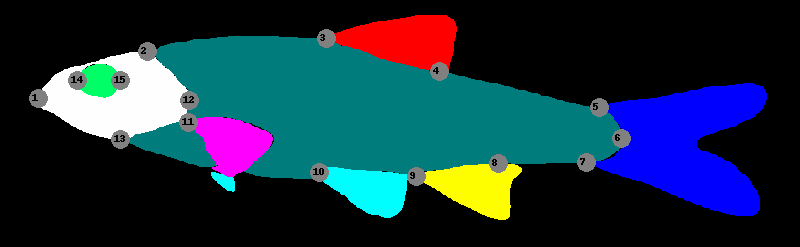
#> input picture Test_Data/INHS_FISH_18609_image_lm.png, 800 x 247 px
$ python -i Traits_class.py   (imports and definitions only)
#> lines starting #> are read from the running program, lines starting #| are printed output that depends on the picture; after the words box and inside, x2 and y2 are one past the last pixel; in counts of white or black regions, pixels touching at a corner belong together
#!/usr/bin/env python3
# -*- coding: utf-8 -*-
"""
Created on Wed May 18 16:02:54 2022

@author: thibault
Class definition for morpholopgy analysis
"""
import os, sys, math, json
import numpy as np
from PIL import Image, ImageDraw, ImageFont
from skimage.measure import label, regionprops
from skimage.morphology import reconstruction

class segmented_image:

    def __init__(self, file_name):
        self.file = file_name
        self.image_name = os.path.split(file_name)[1]     # creates a new empty list for each dog
        self.trait_color_dict={'background': [0, 0, 0],'dorsal_fin': [254, 0, 0],'adipos_fin': [0, 254, 0],
                               'caudal_fin': [0, 0, 254],'anal_fin': [254, 254, 0],'pelvic_fin': [0, 254, 254],
                               'pectoral_fin': [254, 0, 254],'head': [254, 254, 254],'eye': [0, 254, 102],
                               'caudal_fin_ray': [254, 102, 102],'alt_fin_ray': [254, 102, 204],
                               'trunk': [0, 124, 124]}
        self.img_arr = self.import_image(file_name)
        self.get_channels_mask()
        self.presence_matrix = self.get_presence_matrix()
        self.landmark = self.all_landmark()
        self.measurement = self.all_measure()

    def import_image(self,file_name):
        '''
        import the image from "image_path" and convert to np.array astype uint8 (0-255)
        '''
        img = Image.open(file_name)
#> img is the input picture: PIL image 800x247 RGB; mean R, G, B 26, 48, 64
        img_arr = np.array(img, dtype=np.uint8)

        return img_arr


    def get_channels_mask(self):
        ''' Convert the png image (numpy.ndarray, np.uint8)  (320, 800, 3)
        to a mask_channel (320, 800, 12) Binary map

        input
        output
        img shape -> (320, 800, 3) if normal=True
        else: mask shape -> (11, 320, 800)
            we want to output a PIL image with rgb color value
            '''
        trait_color_dict = self. trait_color_dict
        img = self.img_arr
        mask = {}
        for i, (trait, color) in enumerate(trait_color_dict.items()):
            if trait != "background":

                trait_mask = (img[:, :, 0] == color[0]) &\
                            (img[:, :, 1] == color[1]) &\
                            (img[:, :, 2] == color[2])
                mask[trait]=trait_mask.astype("uint8")
#> this loop made 12 passes
#> pass 2, in get_channels_mask, `trait_mask = (img[:, :, 0] == color[0]) &\ (img[:, :, 1] == color[1]) ..`:
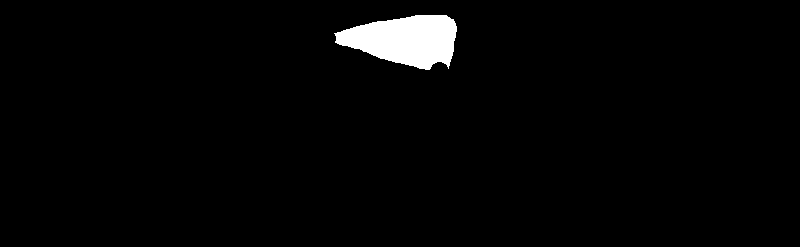
#> trait_mask: shape (247, 800) bool; 2.3% white; 1 white region, box (x1, y1, x2, y2) and area: (334, 15, 457, 70) 4571
#> after the loop, mask = 11 items

        self.mask = mask
#> self.mask = 11 items

    def align_fish(self):
        '''
        development
        To align the fish horizontally
        in order to get landmark 5 and 6
        '''

        img_arr = self.img_arr
        traits_to_combine = list(self.trait_color_dict.keys())[1:]
        combine_mask  = self.combine_trait_mask(traits_to_combine)
        region = self.clean_trait_region(combine_mask)
        angle_rad = region.orientation
        angle_deg = (90-angle_rad*180/math.pi)
        image_align = Image.fromarray(img_arr).rotate(angle_deg)

        return image_align

    # [10 lines left out: function visualize_trait, not called in this run]

    def remove_holes(self, image):

        seed = np.copy(image)
        seed[1:-1, 1:-1] = image.max()
        mask = image
        filled = reconstruction(seed, mask, method='erosion')
        return filled


    def clean_trait_region(self, trait_mask, percent_cut = 0.5):
        '''
        Clean the mask_trait (remove holes)
        Find the biggest region
        return region_trait
        '''

        # remove hole/fill empty area
        trait_filled = self.remove_holes(trait_mask)

        # total area of the trait
        total_area = np.count_nonzero(trait_filled == 1)
        trait_label = label(trait_filled)
        trait_region = regionprops(trait_label)

        if total_area>0:

            # Get the biggest instance(blob) of the trait
            biggest_region = sorted(trait_region, key=lambda r: r.area, reverse=True)[0]
            percent = biggest_region.area/total_area
            if percent >=percent_cut:
                trait_region = biggest_region
            else:
                trait_region =[]
        return trait_region

    def get_presence_matrix(self):
        '''
        Create a matrix with presence, number of blob, percent of the biggest
        instance for each trait
        '''
        mask = self.mask
#> mask = 11 items
        presence_matrix = {}

        for i, (trait_name, trait_mask) in enumerate(mask.items()):

            temp_dict = {}
            total_area = np.count_nonzero(trait_mask == 1)
            label_trait = label(trait_mask)
            trait_regions = regionprops(label_trait)

            temp_dict["number"] = len(trait_regions)

            if len(trait_regions) > 0:
                biggest_region = sorted(trait_regions, key=lambda r: r.area, reverse=True)[0]
                temp_dict["percentage"] = biggest_region.area/total_area
            else:
                    temp_dict["percentage"] = 0

            presence_matrix[trait_name] = temp_dict
#> this loop made 11 passes
#> (trait_name, total_area) on passes 1, 3, 4, 5, 6, 7, 8, 11: ('dorsal_fin', 4571), ('caudal_fin', 13259), ('anal_fin', 3355), ('pelvic_fin', 3124), ('pectoral_fin', 3013), ('head', 7388), ('eye', 894), ('trunk', 42503)
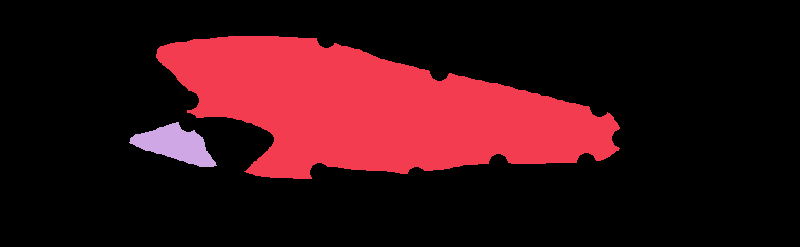
#> label_trait: shape (247, 800) int64; 3 distinct labels, from 0 to 2; one colour per label, 0 black
#> after the loop, presence_matrix = 11 items

        return presence_matrix


    # [19 lines left out: function get_one_property_all_trait, not called in this run]

    def get_distance(self, a,b):
        '''
        measure distance between two points if they are not empty
        a and b : tuple (x,y)

        '''
        distance=0
        # a and b are not None calculate the distance
        if a and b:
            distance = ((a[0] - b[0])**2 + (a[1] - b[1])**2)**0.5
        return distance


    # [13 lines left out: function get_distance_table, not called in this run]

    def combine_trait_mask(self, list_trait=['head','trunk']):

        mask = self.mask
        combo = np.zeros_like(mask,dtype="uint8")

        for trait in list_trait:

            combo = combo + mask[trait]

        #combo_cleaned = self.remove_holes(combo)

        return combo

    # [45 lines left out: functions get_body_len, visualize_major_minor, not called in this run]


    def landmark_generic(self, trait_name):
        '''
        Identify landmark of a trait (trait_name)
        front, back, top, bottom of the trait and center
        this function works only if the fish is oriented head facing left
        '''
#> called with trait_name = 'eye'

        mask = self.mask[trait_name]
#> mask: shape (247, 800); values 0 (black) and 1 (white), 0.45% white; 1 white region, box (x1, y1, x2, y2) and area: (80, 64, 117, 98) 894
        # remove the hole and take the biggest blob
        clean_mask = self.clean_trait_region(mask)
#> in remove_holes, `seed[1:-1, 1:-1] = image.max()`:
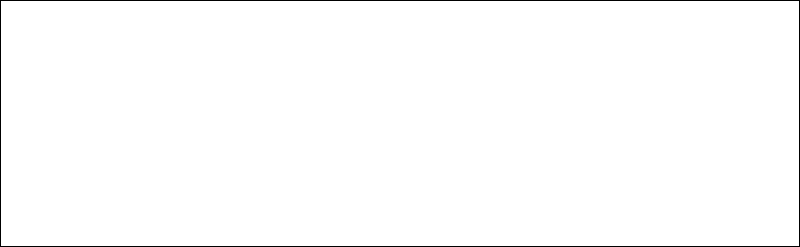
#> seed: shape (247, 800); values 0 (black) and 1 (white), 98.9% white; black in thin lines or dots
#> in clean_trait_region, `total_area = np.count_nonzero(trait_filled == 1)`: total_area = 894
#> in clean_trait_region, `trait_label = label(trait_filled)`: trait_label: shape (247, 800) int64; values 0 (black) and 1 (white), 0.45% white; 1 white region
#> in clean_trait_region, `trait_region = regionprops(trait_label)`: trait_region = 1 regions; box (x1, y1, x2, y2) and area: (80, 64, 117, 98) 894
#> in clean_trait_region, `percent = biggest_region.area/total_area`: percent = 1
        # Create new mask with clean mask, remove hole and secondary blob
        # use clean_mask (region) to reconstruct a mask
        if clean_mask:
            bbox = clean_mask.bbox
#> bbox = (64, 80, 98, 117)
            new_mask = np.zeros_like(mask)
            new_mask[bbox[0]:bbox[2],bbox[1]:bbox[3]]=clean_mask.image

            x,y = np.where(new_mask)
#> x = 894 values from 64 to 97; y = 894 values, max 116 at index 206, min 80 at index 671, mean 98.87
            # top
            x_top=x.min()
#> x_top = 64
            y_top = round(np.mean(np.where(new_mask[x_top,:])))
#> y_top = 100
            top_lm = (int(x_top),int(y_top))
#> top_lm = (64, 100)

            # bottom
            x_bottom=x.max()
#> x_bottom = 97
            y_bottom = round(np.mean(np.where(new_mask[x_bottom,:])))
#> y_bottom = 104
            bottom_lm = (int(x_bottom),int(y_bottom))
#> bottom_lm = (97, 104)

            #front
            y_front = y.min()
#> y_front = 80
            x_front = round(np.mean(np.where(new_mask[:, y_front,])))
#> x_front = 89
            front_lm = (int(x_front),int(y_front))
#> front_lm = (89, 80)

            #back
            y_back=y.max()
#> y_back = 116
            x_back = round(np.mean(np.where(new_mask[:, y_back,])))
#> x_back = 80
            back_lm = (int(x_back),int(y_back))
#> back_lm = (80, 116)
            centroid = clean_mask.centroid
#> centroid = (80.24, 98.87)
#> in landmark_generic (call 2), `mask = self.mask[trait_name]`: mask: shape (247, 800); values 0 (black) and 1 (white), 3.7% white; 1 white region, box (x1, y1, x2, y2) and area: (41, 52, 188, 139) 7388
#> in remove_holes (call 2), `filled = reconstruction(seed, mask, method='erosion')`: filled: shape (247, 800) float64; values 0 (black) and 1 (white), 4.5% white; 1 white region, box (x1, y1, x2, y2) and area: (41, 52, 188, 139) 8845
#> in clean_trait_region (call 2), `trait_label = label(trait_filled)`: trait_label: shape (247, 800) int64; values 0 (black) and 1 (white), 4.5% white; 1 white region
#> in clean_trait_region (call 2), `trait_region = regionprops(trait_label)`: trait_region = 1 regions; box (x1, y1, x2, y2) and area: (41, 52, 188, 139) 8845
        else:
            front_lm , back_lm, top_lm, bottom_lm, centroid, new_mask = [], [], [], [], [], []

        return front_lm, back_lm, top_lm, bottom_lm, centroid, new_mask

    def landmark_5_7(self):
        '''
        locate the landmark 5 and 7 of the caudal fin.
        We split the caudal fin upper and lower part (horizontal line through the middle).
        Then, in each case get the mot left point in the half of the caudal fin
        '''
        _,_,_,_,center_caudal,new_mask_caudal= self.landmark_generic('caudal_fin')
#> in landmark_generic (call 3), `mask = self.mask[trait_name]`: mask: shape (247, 800); values 0 (black) and 1 (white), 6.7% white; 1 white region, box (x1, y1, x2, y2) and area: (595, 83, 767, 216) 13259
#> in remove_holes (call 3), `filled = reconstruction(seed, mask, method='erosion')`: filled: shape (247, 800) float64; values 0 (black) and 1 (white), 6.7% white; 1 white region
#> in clean_trait_region (call 3), `trait_region = regionprops(trait_label)`: trait_region = 1 regions; box (x1, y1, x2, y2) and area: (595, 83, 767, 216) 13259
#> center_caudal = (145, 687.5)
        mask_caudal_5 = new_mask_caudal.copy()
        mask_caudal_7 = new_mask_caudal.copy()
        row_caudal = round(center_caudal[0])
#> row_caudal = 145

        mask_caudal_5[row_caudal:,:] = 0
#> mask_caudal_5: shape (247, 800); values 0 (black) and 1 (white), 3.3% white; 1 white region, box (x1, y1, x2, y2) and area: (608, 83, 767, 145) 6561
        mask_caudal_7[:row_caudal,:] = 0
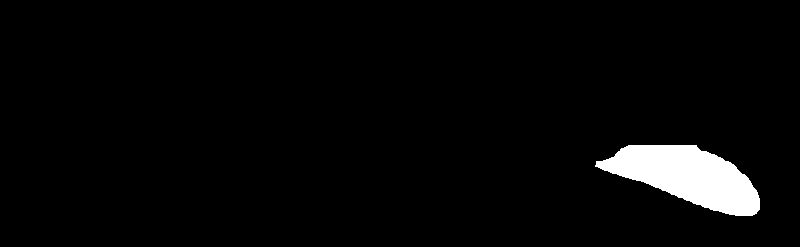
#> mask_caudal_7: shape (247, 800); values 0 (black) and 1 (white), 3.4% white; 1 white region, box (x1, y1, x2, y2) and area: (595, 145, 760, 216) 6698

        lm_5_7=[]
        for temp_mask in [mask_caudal_5,mask_caudal_7]:
            x,y = np.where(temp_mask)
            y_front = y.min()
            x_front = round(np.mean(np.where(temp_mask[:, y_front,])))
            lm_5_7.append((int(x_front),int(y_front)))
#> this loop made 2 passes
#> (y_front, x_front) on passes 1 to 2: (608, 109), (595, 166)
#> after the loop, lm_5_7 = [(109, 608), (166, 595)]
        return lm_5_7[0], lm_5_7[1]

    def all_landmark(self):
        '''
        Calculate of the landmark
        front, back, top, bottom, center, new_mask = self.landmark_generic(trait_name)
        '''
        landmark={}
        #eye
        landmark['14'], landmark['15'], landmark['16'], landmark['17'], center_eye, _ = self.landmark_generic('eye')
        landmark['18'] = (round(center_eye[0]), round(center_eye[1]))
        # head
        landmark['1'], landmark['12'], landmark['2'] , landmark['13'], _, new_mask_head = self.landmark_generic('head')

        #landmark #5 and 7 caudal fin
        landmark['5'], landmark['7'] = self.landmark_5_7()

        # head length, vertical line of the head passing by the center of the eye
        col_eye = round(center_eye[1])
#> col_eye = 99

        if len(new_mask_head):
            head_vert_line = new_mask_head[:,col_eye]
#> head_vert_line = 247 values, max 1 at index 60, min 0 at index 0, mean 0.312
            #head_length = np.count_nonzero( cleaned_mask[:,col_eye]== 1)
            index_head_len= np.where(head_vert_line!=0)[0]
#> index_head_len = 77 values from 60 to 136
            landmark['uk'] = (int(index_head_len[-1]),int(col_eye))


        #trunk
        _, landmark['6'],_ ,_ ,_ ,_ = self.landmark_generic('trunk')
#> call 4 of landmark_generic, with trait_name = 'trunk'
#> in landmark_generic (call 4), `mask = self.mask[trait_name]`: mask: shape (247, 800); values 0 (black) and 1 (white), 21.5% white; 2 white regions, box (x1, y1, x2, y2) and area: (156, 36, 620, 179) 40419, (129, 122, 217, 167) 2084
#> in remove_holes (call 4), `filled = reconstruction(seed, mask, method='erosion')`: filled: shape (247, 800) float64; values 0 (black) and 1 (white), 21.5% white; 2 white regions
#> in clean_trait_region (call 4), `trait_region = regionprops(trait_label)`: trait_region = 2 regions; box (x1, y1, x2, y2) and area: (156, 36, 620, 179) 40419, (129, 122, 217, 167) 2084
#> in landmark_generic (call 4), `bbox = clean_mask.bbox`: bbox = (36, 156, 179, 620)
#> in landmark_generic (call 4), `new_mask[bbox[0]:bbox[2],bbox[1]:bbox[3]]=clean_mask.image`:
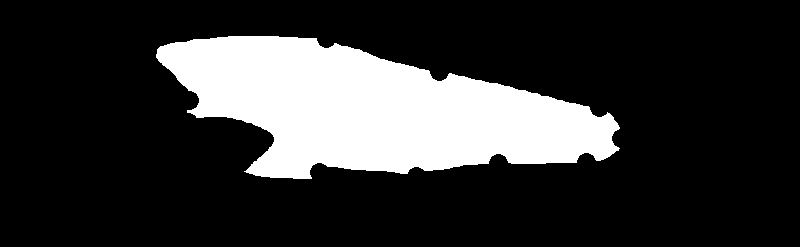
#> new_mask: shape (247, 800); values 0 (black) and 1 (white), 20.5% white; 1 white region, box (x1, y1, x2, y2) and area: (156, 36, 620, 179) 40419
#> in landmark_generic (call 4), `x_top=x.min()`: x_top = 36
#> in landmark_generic (call 4), `y_top = round(np.mean(np.where(new_mask[x_top,:])))`: y_top = 253
#> in landmark_generic (call 4), `top_lm = (int(x_top),int(y_top))`: top_lm = (36, 253)
#> in landmark_generic (call 4), `x_bottom=x.max()`: x_bottom = 178
#> in landmark_generic (call 4), `y_bottom = round(np.mean(np.where(new_mask[x_bottom,:])))`: y_bottom = 302
#> in landmark_generic (call 4), `bottom_lm = (int(x_bottom),int(y_bottom))`: bottom_lm = (178, 302)
#> in landmark_generic (call 4), `y_front = y.min()`: y_front = 156
#> in landmark_generic (call 4), `x_front = round(np.mean(np.where(new_mask[:, y_front,])))`: x_front = 56
#> in landmark_generic (call 4), `front_lm = (int(x_front),int(y_front))`: front_lm = (56, 156)
#> in landmark_generic (call 4), `y_back=y.max()`: y_back = 619
#> in landmark_generic (call 4), `x_back = round(np.mean(np.where(new_mask[:, y_back,])))`: x_back = 134
#> in landmark_generic (call 4), `back_lm = (int(x_back),int(y_back))`: back_lm = (134, 619)
#> in landmark_generic (call 4), `centroid = clean_mask.centroid`: centroid = (109.2, 374.6)

        # Fins : ['dorsal_fin', 'anal_fin', 'pelvic_fin', 'pectoral_fin']
        landmark['3'],_ , _, landmark['4'], _,  _ = self.landmark_generic('dorsal_fin')
#> in remove_holes (call 5), `filled = reconstruction(seed, mask, method='erosion')`: filled: shape (247, 800) float64; values 0 (black) and 1 (white), 2.3% white; 1 white region
#> in clean_trait_region (call 5), `trait_region = regionprops(trait_label)`: trait_region = 1 regions; box (x1, y1, x2, y2) and area: (334, 15, 457, 70) 4571
        landmark['11'],_ , _,_, _, _ = self.landmark_generic('pectoral_fin')
#> in landmark_generic (call 6), `mask = self.mask[trait_name]`: mask: shape (247, 800); values 0 (black) and 1 (white), 1.5% white; 1 white region, box (x1, y1, x2, y2) and area: (195, 117, 273, 177) 3013
#> in clean_trait_region (call 6), `trait_label = label(trait_filled)`: trait_label: shape (247, 800) int64; values 0 (black) and 1 (white), 1.5% white; 1 white region
#> in clean_trait_region (call 6), `trait_region = regionprops(trait_label)`: trait_region = 1 regions; box (x1, y1, x2, y2) and area: (195, 117, 273, 177) 3013
        landmark['10'],_ , _,_, _, _ = self.landmark_generic('pelvic_fin')
#> in landmark_generic (call 7), `mask = self.mask[trait_name]`: mask: shape (247, 800); values 0 (black) and 1 (white), 1.6% white; 2 white regions, box (x1, y1, x2, y2) and area: (323, 167, 408, 218) 2852, (211, 172, 235, 192) 272
#> in remove_holes (call 7), `filled = reconstruction(seed, mask, method='erosion')`: filled: shape (247, 800) float64; values 0 (black) and 1 (white), 1.6% white; 2 white regions
#> in clean_trait_region (call 7), `trait_label = label(trait_filled)`: trait_label: shape (247, 800) int64; 3 distinct labels, from 0 to 2
#> in clean_trait_region (call 7), `trait_region = regionprops(trait_label)`: trait_region = 2 regions; box (x1, y1, x2, y2) and area: (323, 167, 408, 218) 2852, (211, 172, 235, 192) 272
#> in landmark_generic (call 7), `new_mask[bbox[0]:bbox[2],bbox[1]:bbox[3]]=clean_mask.image`: new_mask: shape (247, 800); values 0 (black) and 1 (white), 1.4% white; 1 white region, box (x1, y1, x2, y2) and area: (323, 167, 408, 218) 2852
        landmark['9'], _, landmark['8'] , _, _, _ = self.landmark_generic('anal_fin')
#> in landmark_generic (call 8), `mask = self.mask[trait_name]`: mask: shape (247, 800); values 0 (black) and 1 (white), 1.7% white; 1 white region, box (x1, y1, x2, y2) and area: (424, 164, 522, 220) 3355
#> in clean_trait_region (call 8), `trait_label = label(trait_filled)`: trait_label: shape (247, 800) int64; values 0 (black) and 1 (white), 1.7% white; 1 white region
#> in clean_trait_region (call 8), `trait_region = regionprops(trait_label)`: trait_region = 1 regions; box (x1, y1, x2, y2) and area: (424, 164, 522, 220) 3355


        # reorder the key
        new_landmark={}
        list_order = [str(i) for i in range(1,16)]
        for key in list_order:
            new_landmark[key] = landmark[key]
#> after the loop, new_landmark = 15 items

        return new_landmark


    def measure_eye_area(self):
        '''
        Calculate eye area after cleaning and filing hole

        '''
        mask = self.mask
#> mask = 11 items
        eye_region = self.clean_trait_region(mask['eye'])
#> in clean_trait_region (call 9), `trait_region = regionprops(trait_label)`: trait_region = 1 regions; box (x1, y1, x2, y2) and area: (80, 64, 117, 98) 894

        return eye_region.area

    def measure_head_area(self):
        '''
        Calculate head area  after cleaning and filing hole

        '''
        mask = self.mask
#> mask = 11 items
        head_region = self.clean_trait_region(mask['head'])
#> in clean_trait_region (call 10), `trait_region = regionprops(trait_label)`: trait_region = 1 regions; box (x1, y1, x2, y2) and area: (41, 52, 188, 139) 8845

        return head_region.area

    # [13 lines left out: function measure_eye_head_ratio, not called in this run]


    def measure_eye_diameter(self):
        '''
        Calculate eye equivalent diameter : diameter of the disk of the same area
        (area/pi)^1/2
        '''
        mask = self.mask
#> mask = 11 items
        eye_region = self.clean_trait_region(mask['eye'])
#> in clean_trait_region (call 11), `trait_region = regionprops(trait_label)`: trait_region = 1 regions; box (x1, y1, x2, y2) and area: (80, 64, 117, 98) 894

        eq_diameter = eye_region.equivalent_diameter_area
#> eq_diameter = 33.74

        return eq_diameter

    # [10 lines left out: function measure_head_length, not called in this run]

    def calculate_triangle_area(self, point_1, point_2, point_3):

        # calculate the semi-perimeter
        a = self.get_distance(point_1, point_2)
        b = self.get_distance(point_2, point_3)
        c = self.get_distance(point_3, point_1)

        s = (a + b + c) / 2

        # calculate the area
        area = (s*(s-a)*(s-b)*(s-c)) ** 0.5
        return area

    # [17 lines left out: function measure_head_depth, not called in this run]


    def all_measure(self):
        '''
        Collect all the measurment for the fish
        '''
        landmark = self.landmark
        measure={}
        # Standard length body length
        measure['SL'] = self.get_distance(landmark['1'],landmark['6'])
        measure['EA'] = self.measure_eye_area()
        measure['HAt'] = self.calculate_triangle_area(landmark['1'],landmark['2'],landmark['13'])
        measure['HAp'] = self.measure_head_area()
        measure['HCL'] = "WIP"
        measure['ED'] = self.measure_eye_diameter()
        measure['HL'] = self.get_distance(landmark['1'],landmark['12'])
        measure['HD'] = self.get_distance(landmark['2'],landmark['13'])
        measure['pOD'] = self.get_distance(landmark['1'],landmark['14'])
        return measure

    # [21 lines left out: function visualize_landmark, not called in this run]

>>> result = segmented_image('../Test_Data/INHS_FISH_18609_image_lm.png').align_fish()
#> in __init__, `self.measurement = self.all_measure()`: self.measurement = 9 items
#> in combine_trait_mask, `mask = self.mask`: mask = 11 items
#> after the loop in combine_trait_mask, `for trait in list_trait:`: combo: shape (247, 800); values 0 (black) and 1 (white), 39.5% white; 1 white region, box (x1, y1, x2, y2) and area: (41, 15, 767, 220) 78107
#> in remove_holes (call 12), `filled = reconstruction(seed, mask, method='erosion')`:
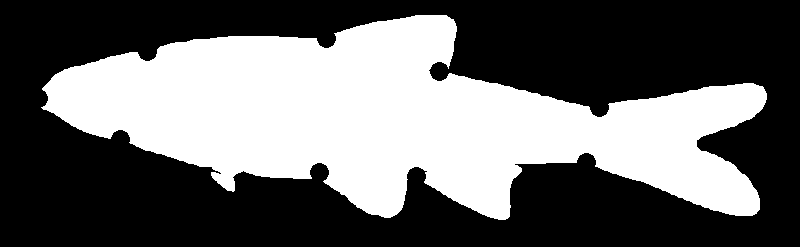
#> filled: shape (247, 800) float64; values 0 (black) and 1 (white), 40.4% white; 1 white region, box (x1, y1, x2, y2) and area: (41, 15, 767, 220) 79884
#> in clean_trait_region (call 12), `trait_label = label(trait_filled)`: trait_label: shape (247, 800) int64; values 0 (black) and 1 (white), 40.4% white; 1 white region
#> in clean_trait_region (call 12), `trait_region = regionprops(trait_label)`: trait_region = 1 regions; box (x1, y1, x2, y2) and area: (41, 15, 767, 220) 79884
#> in align_fish, `angle_rad = region.orientation`: angle_rad = 1.48
#> in align_fish, `angle_deg = (90-angle_rad*180/math.pi)`: angle_deg = 5.18
#> in align_fish, `image_align = Image.fromarray(img_arr).rotate(angle_deg)`:
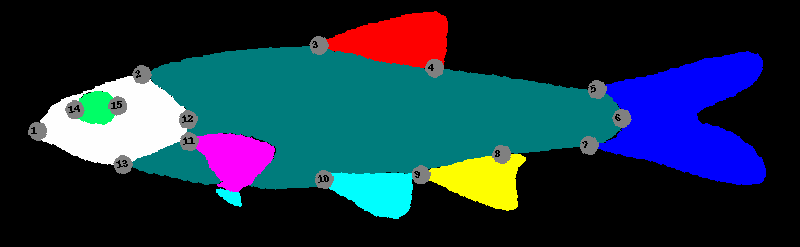
#> image_align: PIL image 800x247 RGB; mean R, G, B 26, 48, 64
